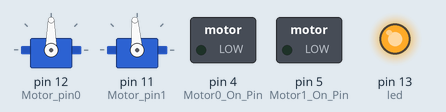
Simulated run of this sketch. Board: Arduino Uno, built with avr-gcc and run on an emulated ATmega328P. Shown: 2 × servo, switched loads named in the sketch (green lamp = pin HIGH), output pins drawn as LEDs (lit = HIGH).

Above: at 0.05 s.
At 0.5 s:
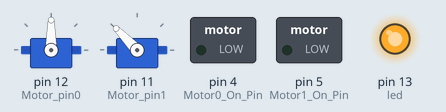
At 0.95 s:
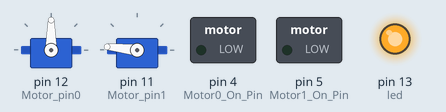
At 1.95 s:
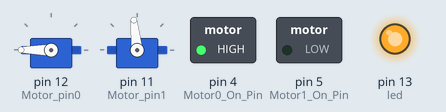
At 2.95 s:
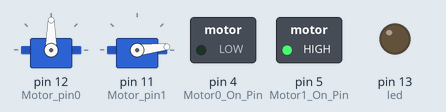
At 3.95 s:
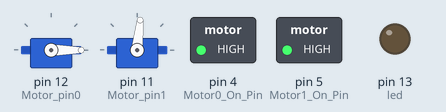
Timing chart, 0 to 9.2 s (numbered marks = the images above):
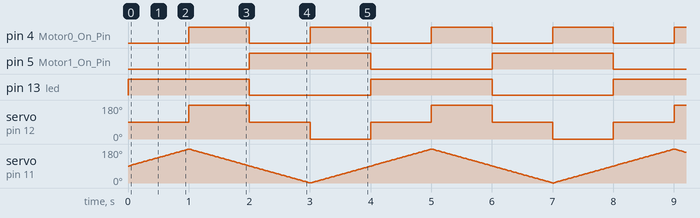

The sketch:

ENGG200_Motor_Controller.ino
```cpp
#include <Servo.h>  //This comes with the Arduino

int Motor_pin0 = 12;
int Motor_pin1 = 11;
int Motor0_On_Pin = 4;
int Motor1_On_Pin = 5;
int led = 13;
Servo Motor0;
Servo Motor1;

/* The 'Servo.h' library allows you to control motors and servos by passing any value between
0 and 180 into the "write" method (Motor.write() in this program).
For a motor:   0 is full power in one direction,
             180 is full direction in the opposite direction,
              90 is stop.
For a servo:   0 is all the way one direction,
             180 is all the way in the opposite direction,
              90 is the middle.
*/

int Motor_max_forward = 2000;  //this might not actually be forward
int Motor_max_reverse = 1000;    //this might not actually be reverse
int Motor_stop = 1500;          //this is definitely stop (if the Motor is calibrated right)
unsigned long next_step;
unsigned long last_step;
int state = 0;

void setup() {
  pinMode(led, OUTPUT);     // setup the LED to blink as we run the loop
  pinMode(Motor0_On_Pin, OUTPUT);
  pinMode(Motor1_On_Pin, OUTPUT);
  Motor0.attach(Motor_pin0, 1000, 2000);  // This pin is the control signal for the Motor
  Motor0.writeMicroseconds(Motor_stop);
  Motor1.attach(Motor_pin1, 1000, 2000);  // and another Motor is out here
  Motor1.writeMicroseconds(Motor_stop);
  last_step = millis();  // where we are
  next_step = last_step + 1000;
}

/*
 * states are:
 * 0 = Motor 0 is stopped
 *     Motor 1 is moving from stop to full forward
 *
 * 1 = Motor 0 is full forward
 *     Motor 1 is moving from full forward to stop
 *
 * 2 = Motor 0 is stopped
 *     Motor 1 is moving from stop to full reverse
 *
 * 3 = Motor 0 is full reverse
 *     Motor 1 is moving from full reverse to stop
 */

void loop() {
  unsigned long in_step;  // how long we are in the current step

  in_step = (millis() - last_step)/2;
  if (in_step > 1000) {
    in_step = 1000;  // don't go beyond the step time
  }
  switch(state) {
    case 0:
      digitalWrite(led, HIGH);
      digitalWrite(Motor0_On_Pin, LOW);
      digitalWrite(Motor1_On_Pin, LOW);
      Motor0.writeMicroseconds(Motor_stop);
      Motor1.writeMicroseconds(Motor_stop + in_step);
      break;
    case 1:
      digitalWrite(Motor0_On_Pin, HIGH);
      digitalWrite(Motor1_On_Pin, LOW);
      Motor0.writeMicroseconds(Motor_max_forward);
      Motor1.writeMicroseconds(Motor_max_forward - in_step);
      break;
    case 2:
      digitalWrite(led, LOW);
      digitalWrite(Motor0_On_Pin, LOW);
      digitalWrite(Motor1_On_Pin, HIGH);
      Motor0.writeMicroseconds(Motor_stop);
      Motor1.writeMicroseconds(Motor_stop - in_step);
      break;
    case 3:
      digitalWrite(Motor0_On_Pin, HIGH);
      digitalWrite(Motor1_On_Pin, HIGH);
      Motor0.writeMicroseconds(Motor_max_reverse);
      Motor1.writeMicroseconds(Motor_max_reverse + in_step);
      break;
  }

  // and move to the next state if necessary
  if (millis() > next_step) {
    state++;
    if (state > 3) {
      state= 0;
    }
    last_step = next_step;
    next_step += 1000;
  }
}
```

Measured:
- by itself, pin 4 (Motor0_On_Pin): alternates HIGH for 1.0 s and LOW for 1.0 s
- by itself, pin 5 (Motor1_On_Pin), pin 13 (led): alternates HIGH for 2.0 s and LOW for 2.0 s
- by itself, servo on pin 12 (Motor_pin0): repeats every 4.0 s: 90° 1.0 s, 0° 1.0 s, 90° 1.0 s, 180° 1.0 s
